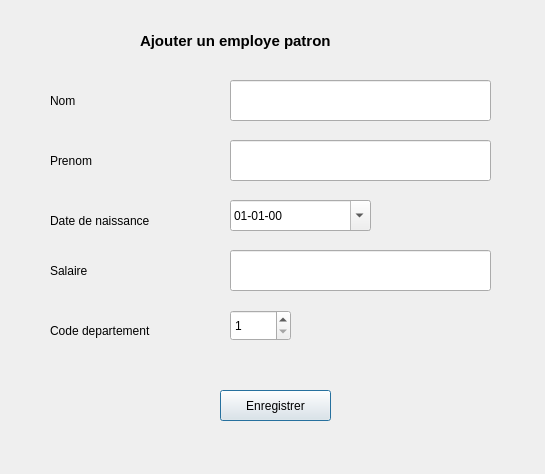
<?xml version="1.0" encoding="UTF-8"?>
<ui version="4.0">
 <class>AjoutPatronInterfaceClass</class>
 <widget class="QDialog" name="AjoutPatronInterfaceClass">
  <property name="geometry">
   <rect>
    <x>0</x>
    <y>0</y>
    <width>545</width>
    <height>474</height>
   </rect>
  </property>
  <property name="windowTitle">
   <string>AjoutPatronInterface</string>
  </property>
  <widget class="QLabel" name="label_AjoutPatronInterface">
   <property name="geometry">
    <rect>
     <x>140</x>
     <y>20</y>
     <width>271</width>
     <height>41</height>
    </rect>
   </property>
   <property name="font">
    <font>
     <pointsize>11</pointsize>
     <weight>75</weight>
     <bold>true</bold>
    </font>
   </property>
   <property name="text">
    <string>Ajouter un employe patron</string>
   </property>
  </widget>
  <widget class="QLabel" name="label_date">
   <property name="geometry">
    <rect>
     <x>50</x>
     <y>200</y>
     <width>121</width>
     <height>41</height>
    </rect>
   </property>
   <property name="text">
    <string>Date de naissance</string>
   </property>
  </widget>
  <widget class="QDateEdit" name="dateEdit">
   <property name="geometry">
    <rect>
     <x>230</x>
     <y>200</y>
     <width>141</width>
     <height>31</height>
    </rect>
   </property>
   <property name="maximumDate">
    <date>
     <year>2037</year>
     <month>12</month>
     <day>31</day>
    </date>
   </property>
   <property name="minimumDate">
    <date>
     <year>1970</year>
     <month>1</month>
     <day>1</day>
    </date>
   </property>
   <property name="displayFormat">
    <string>dd-MM-yy</string>
   </property>
   <property name="calendarPopup">
    <bool>true</bool>
   </property>
  </widget>
  <widget class="QLabel" name="label_salaire">
   <property name="geometry">
    <rect>
     <x>50</x>
     <y>250</y>
     <width>121</width>
     <height>41</height>
    </rect>
   </property>
   <property name="text">
    <string>Salaire</string>
   </property>
  </widget>
  <widget class="QLabel" name="label_codeDepartement">
   <property name="geometry">
    <rect>
     <x>50</x>
     <y>310</y>
     <width>121</width>
     <height>41</height>
    </rect>
   </property>
   <property name="text">
    <string>Code departement</string>
   </property>
  </widget>
  <widget class="QLabel" name="label_nom">
   <property name="geometry">
    <rect>
     <x>50</x>
     <y>80</y>
     <width>121</width>
     <height>41</height>
    </rect>
   </property>
   <property name="text">
    <string>Nom</string>
   </property>
  </widget>
  <widget class="QSpinBox" name="spinBox_codeDepartement">
   <property name="geometry">
    <rect>
     <x>230</x>
     <y>310</y>
     <width>61</width>
     <height>31</height>
    </rect>
   </property>
   <property name="minimum">
    <number>1</number>
   </property>
   <property name="maximum">
    <number>100</number>
   </property>
  </widget>
  <widget class="QLineEdit" name="lineEdit_prenom">
   <property name="geometry">
    <rect>
     <x>230</x>
     <y>140</y>
     <width>261</width>
     <height>41</height>
    </rect>
   </property>
  </widget>
  <widget class="QLabel" name="label_prenom">
   <property name="geometry">
    <rect>
     <x>50</x>
     <y>140</y>
     <width>121</width>
     <height>41</height>
    </rect>
   </property>
   <property name="text">
    <string>Prenom</string>
   </property>
  </widget>
  <widget class="QLineEdit" name="lineEdit_salaire">
   <property name="geometry">
    <rect>
     <x>230</x>
     <y>250</y>
     <width>261</width>
     <height>41</height>
    </rect>
   </property>
  </widget>
  <widget class="QPushButton" name="pushButton">
   <property name="geometry">
    <rect>
     <x>220</x>
     <y>390</y>
     <width>111</width>
     <height>31</height>
    </rect>
   </property>
   <property name="text">
    <string>Enregistrer</string>
   </property>
  </widget>
  <widget class="QLineEdit" name="lineEdit_nom">
   <property name="geometry">
    <rect>
     <x>230</x>
     <y>80</y>
     <width>261</width>
     <height>41</height>
    </rect>
   </property>
  </widget>
 </widget>
 <layoutdefault spacing="6" margin="11"/>
 <resources/>
 <connections/>
</ui>
